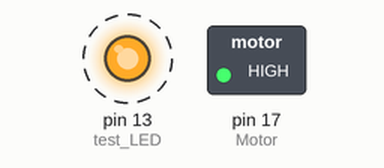
Bench run of a sketch on a simulated Arduino Uno, built with avr-gcc and run on an emulated ATmega328P. Shown: switched loads named in the sketch (green lamp = pin HIGH), output pins drawn as LEDs (lit = HIGH). Dashed ring = blinking.

Above: at 0.5 s.
Timing chart, 0 to 4.6 s (numbered marks = the images above):
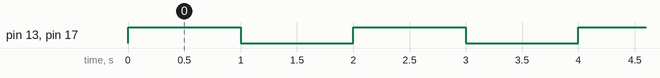

The sketch:

DC_Motor.ino
```cpp
int Motor = 17; //Pin H Connection
int test_LED=13; //Test LED on Teensy

void setup() {
  // put your setup code here, to run once:
  pinMode(Motor, OUTPUT);
  pinMode(test_LED,OUTPUT);
}

void loop() {
  // put your main code here, to run repeatedly:
  digitalWrite(Motor,HIGH);
  digitalWrite(test_LED, HIGH);

  delay(1000); // Time to keep on

  digitalWrite(Motor,LOW);
  digitalWrite(test_LED, LOW);

  delay(1000); //Time to keep off

}
```

Measured:
- by itself, pin 13 (test_LED), pin 17 (Motor): alternates HIGH for 1.0 s and LOW for 1.0 s
